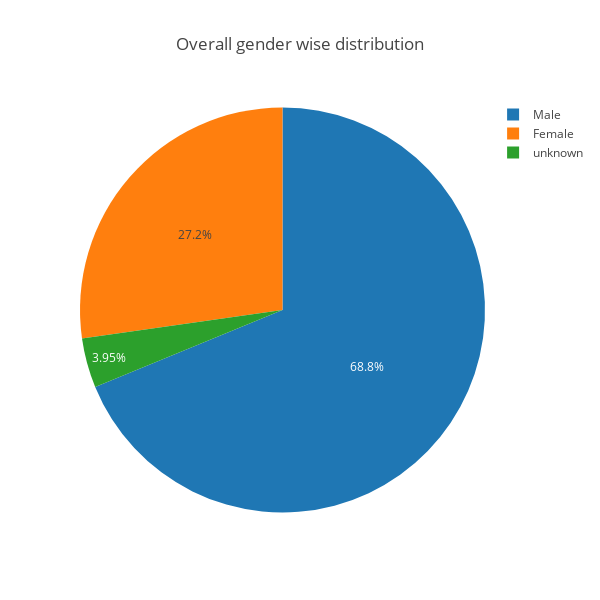

This figure's notebook cell:
### Code cell
#gender distribution
gender_series=heroes['Gender'].value_counts()
genders=list(gender_series.index)
distribution=list((gender_series/gender_series.sum())*100)
draw=go.Pie(labels=genders,values=distribution)
layout=go.Layout(
    title='Overall gender wise distribution',
    height=600,
    width=600
    
)
data_obj=[draw]
fig=go.Figure(data=data_obj,layout=layout)
py.iplot(fig,filename='gender_wise_distribution')

### Figure 1 — Plotly figure (JSON) as saved in the notebook; plotly's stock layout.template omitted (floating-point values rounded to 4 significant figures)
{"data": [{"labels": ["Male", "Female", "unknown"], "type": "pie", "uid": "bee7e4e5-0d90-4f37-8fc9-5507f2c24d0a", "values": [68.8, 27.25, 3.951]}], "layout": {"height": 600, "title": {"text": "Overall gender wise distribution"}, "width": 600}}
